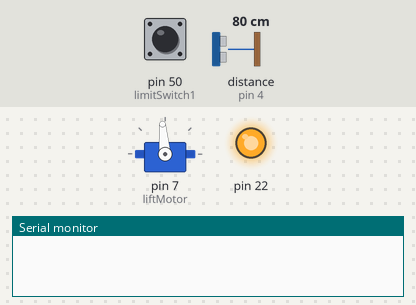
Bench run of a sketch on a simulated Arduino Mega 2560, built with avr-gcc and run on an emulated ATmega2560. Shown: servo, output pins drawn as LEDs (lit = HIGH), the last lines printed to the serial monitor. Inputs (shaded band) come from the test bench; at power-on: distance to the obstacle (sensor on pin 4) 80 cm, pin 50 (limitSwitch1) LOW. The echo pulse lasts 58.3 µs per cm.

Above: at 1.2 s.
1.3 s: distance to the obstacle (sensor on pin 4) set to 9 cm
4.3 s: distance to the obstacle (sensor on pin 4) set to 6 cm
At 4.8 s:
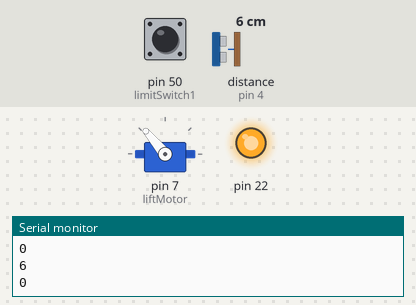
5.8 s: distance to the obstacle (sensor on pin 4) set to 18 cm
At 7.0 s:
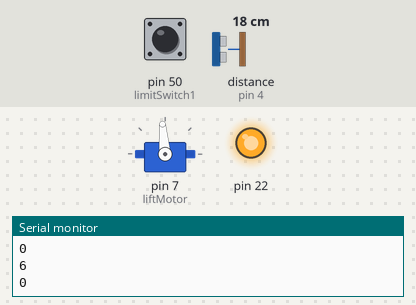
7.3 s: distance to the obstacle (sensor on pin 4) set to 2 cm
At 8.2 s:
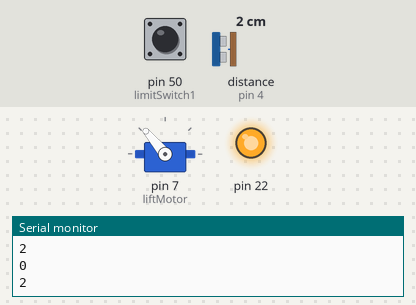
8.8 s: pin 50 (limitSwitch1) pulled HIGH for 0.15 s
At 8.88 s:
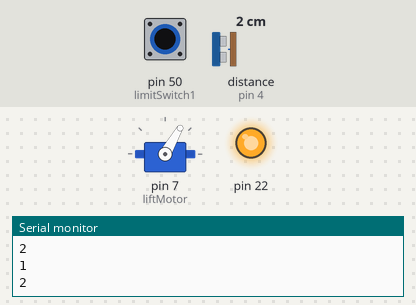
Timing chart, 0 to 11.4 s (numbered marks = the images above; inputs shaded):
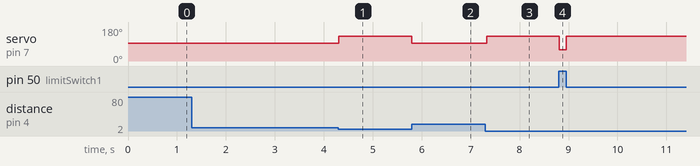

Measured:
- the behaviour switches between 8 and 7 cm on distance to the obstacle (sensor on pin 4) (found by bisection; images 0 and 1)
- after the input at 1.3 s, every drawn part: stays the same
- after the input at 4.3 s, servo on pin 7 (liftMotor): 95° → 130° at once
- after the input at 5.8 s, servo on pin 7 (liftMotor): 130° → 95° at once
- after the input at 7.3 s, servo on pin 7 (liftMotor): 95° → 130° at once
- after the input at 8.8 s, servo on pin 7 (liftMotor): 130° → 60° at once, → 130° 0.15 s later

The sketch:

FRCcart.ino
```cpp
#include <Servo.h> // Includes the servo library for comunicating with the lift motor
#include <NewPing.h> // Includes a library for comunicating with the ultrasonic sensor

int limitSwitch1 = 50;
int limitSwitch2 = 51;
boolean up = false; // assuming we start with the lift down
boolean middle = false; // if lift is inbetween up and down positions
boolean held = false;

//Ultrasonic sensor setup
#define TRIGGER_PIN  52
#define ECHO_PIN     4
#define MAX_DISTANCE 10
long interval = 50;
long previousMillis = 0;
long sonarMillis = 0;
int distance;
int savedDistance;
NewPing sonar(TRIGGER_PIN, ECHO_PIN, MAX_DISTANCE);

Servo liftMotor;

void setup() {
  // initialize serial communication at 9600 bits per second:
  Serial.begin(9600);

  // make the switch an input:
  pinMode(limitSwitch1, INPUT);
  pinMode(limitSwitch2, INPUT);
  // give the switch some power
  pinMode(22, OUTPUT);
  digitalWrite(22, HIGH);

  // attach the lift motor to PWM pin 7
  liftMotor.attach(7);
}

// the loop routine runs over and over again forever:
void loop() {
  /*if (digitalRead(limitSwitch1) == LOW) {
    up = true;
  }
  else {
    up = false;
  }*/

  unsigned long currentMillis = millis();
  if(currentMillis - previousMillis > interval) {
    previousMillis = currentMillis;
    unsigned int uS = sonar.ping();
    distance = uS / US_ROUNDTRIP_CM; //Convert ping time to distance
  }

  if (distance < 8 && distance > 0) {
    Serial.println(distance);
    savedDistance = distance;
    if (currentMillis - sonarMillis > 4000) {
      float average = savedDistance + distance;
      average = average / 2;
      average = map(average, 1, 9, 1, 2);
      //Serial.println(average);
      if (average < 2) {
        held = true;
      }
      else {
        held = false;
      }
    }
  }
  else {
    held = false;
  }


  if (held == true) {
    Serial.println(digitalRead(limitSwitch1));
    if (digitalRead(limitSwitch1) == LOW) {
      liftMotor.write(130);
    }
    else if (digitalRead(limitSwitch1) == HIGH) {
      liftMotor.write(60);
    }
  }
  else {
    liftMotor.write(95);
  }
}
```
